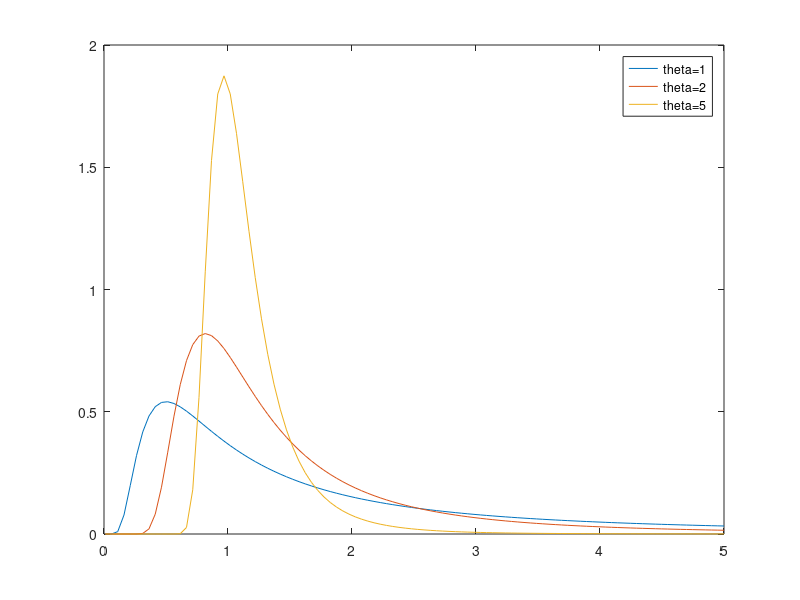

MATLAB code for this plot: (Note: this script raises an error after producing the figure.)
%% STEG TA section: Simple Spatial Model Simulation
% This Matlab script simulates results of a simple spatial model
% (simple_spatial_model.m) by varying exogenous parameters: Frechet shape
% parameter, residential amenities, producitivity and land supply
% elasticity.
% Sally Zhang, Stanford University
% April 26, 2021

clear all; close all; clc;

%% Parameters

% The city consists of S locations and H workers. 
S = 3; H = 1;

% Frechet parameter
theta = 3;
thetavar = linspace(1,5,10);

% Residential amenities
A = [1 1.5 2];
Avar = repmat(A,10,1);
Avar(:,1) = linspace(0.5,3,10);

% Marginal productivity
w = [1 1 1];
wvar = repmat(w,10,1);
wvar(:,1) = linspace(1,3,10);

% Land supply elasticities
z = [1 1 1];
k = [1 1 1];
kvar = repmat(k,10,1);
kvar(:,1) = linspace(0.5,2,10);

% Error tolerance
error = 0.0001;

%% Graph Frechet PDFs with different parameters
x = linspace(0.01,5,100);
pdf1 = -exp(-x.^(-1)).*(-1).*x.^(-2);
pdf2 = -exp(-x.^(-2)).*(-2).*x.^(-3);
pdf3 = -exp(-x.^(-5)).*(-5).*x.^(-6);
figure;
plot(x,pdf1,x,pdf2,x,pdf3);
legend('theta=1','theta=2','theta=5')

%% Simulations
% Amenities
N1 = zeros(10,S);
R1 = zeros(10,S);

for i = 1:10
    [N1(i,:),R1(i,:)] = simple_spatial_model(S,H,theta,Avar(i,:),w,z,k,error);
end

figure;
subplot(1,2,1);
plot(Avar(:,1),N1(:,1),Avar(:,1),N1(:,2),Avar(:,1),N1(:,3));
legend('Loc 1','Loc 2','Loc 3')
xlabel('Residential Amenities of Loc 1')
title('Population')
subplot(1,2,2);
plot(Avar(:,1),R1(:,1),Avar(:,1),R1(:,2),Avar(:,1),R1(:,3));
legend('Loc 1','Loc 2','Loc 3')
xlabel('Residential Amenities of Loc 1')
title('Rent')

% Productivity
N2 = zeros(10,S);
R2 = zeros(10,S);

for i = 1:10
    [N2(i,:),R2(i,:)] = simple_spatial_model(S,H,theta,A,wvar(i,:),z,k,error);
end

figure;
subplot(1,2,1);
plot(wvar(:,1),N2(:,1),wvar(:,1),N2(:,2),wvar(:,1),N2(:,3));
legend('Loc 1','Loc 2','Loc 3')
xlabel('Wages at Loc 1')
title('Population')
subplot(1,2,2);
plot(wvar(:,1),R2(:,1),wvar(:,1),R2(:,2),wvar(:,1),R2(:,3));
legend('Loc 1','Loc 2','Loc 3')
xlabel('Wages at Loc 1')
title('Rent')

% Housing elasticity
N3 = zeros(10,S);
R3 = zeros(10,S);

for i = 1:10
    [N3(i,:),R3(i,:)] = simple_spatial_model(S,H,theta,A,w,z,kvar(i,:),error);
end

figure;
subplot(1,2,1);
plot(kvar(:,1),N3(:,1),kvar(:,1),N3(:,2),kvar(:,1),N3(:,3));
legend('Loc 1','Loc 2','Loc 3')
xlabel('(Inverse) Housing elasticity at Loc 1')
title('Population')
subplot(1,2,2);
plot(kvar(:,1),R3(:,1),kvar(:,1),R3(:,2),kvar(:,1),R3(:,3));
legend('Loc 1','Loc 2','Loc 3')
xlabel('(Inverse) Housing elasticity at Loc 1')
title('Rent')

% Frechet parameter
N4 = zeros(10,S);
R4 = zeros(10,S);

for i = 1:10
    [N4(i,:),R4(i,:)] = simple_spatial_model(S,H,thetavar(i),A,w,z,k,error);
end

figure;
subplot(1,2,1);
plot(kvar(:,1),N4(:,1),kvar(:,1),N4(:,2),kvar(:,1),N4(:,3));
legend('Loc 1','Loc 2','Loc 3')
xlabel('Frechet distribution parameter')
title('Population')
subplot(1,2,2);
plot(kvar(:,1),R4(:,1),kvar(:,1),R4(:,2),kvar(:,1),R4(:,3));
legend('Loc 1','Loc 2','Loc 3')
xlabel('Frechet distribution parameter')
title('Rent')